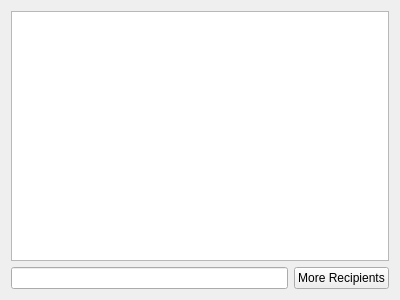
<?xml version="1.0" encoding="UTF-8"?>
<ui version="4.0">
 <class>ChatWindow</class>
 <widget class="QWidget" name="ChatWindow">
  <property name="geometry">
   <rect>
    <x>0</x>
    <y>0</y>
    <width>400</width>
    <height>300</height>
   </rect>
  </property>
  <property name="windowTitle">
   <string>ChatWindow</string>
  </property>
  <layout class="QGridLayout" name="gridLayout">
   <item row="0" column="0" colspan="2">
    <widget class="QTextEdit" name="teHistory"/>
   </item>
   <item row="1" column="0">
    <widget class="QLineEdit" name="leInput"/>
   </item>
   <item row="1" column="1">
    <widget class="QPushButton" name="btMoreRecipients">
     <property name="text">
      <string>More Recipients</string>
     </property>
    </widget>
   </item>
  </layout>
 </widget>
 <layoutdefault spacing="6" margin="11"/>
 <tabstops>
  <tabstop>leInput</tabstop>
  <tabstop>teHistory</tabstop>
 </tabstops>
 <resources/>
 <connections/>
</ui>
